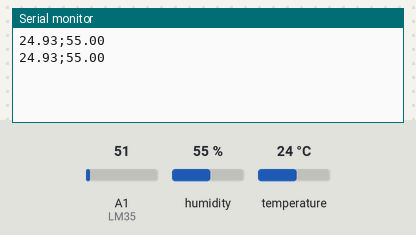
The sketch below on a simulated Arduino Uno, built with avr-gcc and run on an emulated ATmega328P. On the bench: the last lines printed to the serial monitor. Inputs (shaded band) come from the test bench; at power-on: humidity 55 %, A1 (LM35) = 51, temperature 24 °C.

Above: at 2.8 s.
2.9 s: humidity set to 22 %
At 5.0 s:
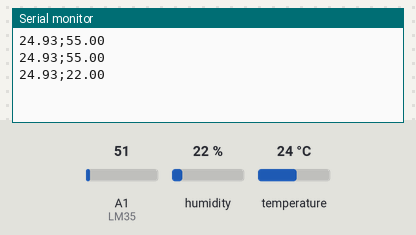
5.6 s: A1 (LM35) set to 61
At 7.4 s:
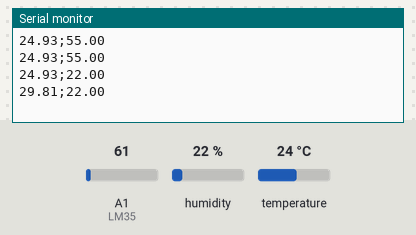
8.3 s: humidity set to 40 %
At 10.8 s:
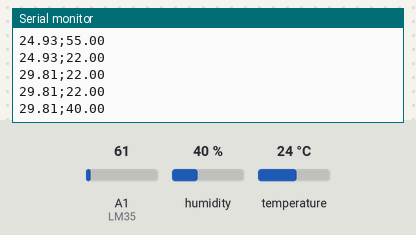
11.0 s: A1 (LM35) set to 71
At 13.4 s:
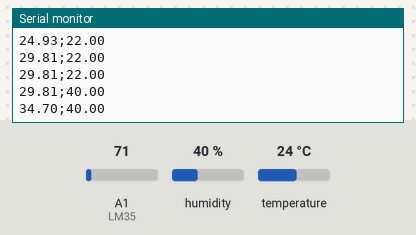
Timing chart, 0 to 14.7 s (numbered marks = the images above; inputs shaded):
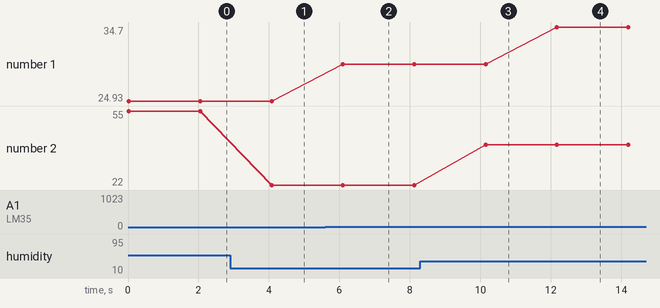

Measured:
- after the input at 2.9 s, the serial monitor: prints a new line after 1.2 s (image 1)
- after the input at 5.6 s, the serial monitor: prints a new line after 0.50 s (image 2)
- after the input at 8.3 s, the serial monitor: prints a new line after 1.8 s (image 3)
- after the input at 11.0 s, the serial monitor: prints a new line after 1.2 s (image 4)
- plotted number 1: 24.93 → 29.81 after the input at 5.6 s, 29.81 → 34.7 after the input at 11.0 s
- plotted number 2: 55 → 22 after the input at 2.9 s, 22 → 40 after the input at 8.3 s

The sketch:

CodigoarduinoDHTLM.ino
```cpp
//Sensor de temperatura usando o LM35
#include "DHT.h"
#define dht_type DHT11

int dht_pin = A0;
const int LM35 = A1; // Define o pino que lera a saída do LM35
float temperatura;
 // Variável que armazenará a temperatura medida
DHT dht_1 = DHT(dht_pin, dht_type);

//Função que será executada uma vez quando ligar ou resetar o Arduino
void setup() {
Serial.begin(9600); // inicializa a comunicação serial
dht_1.begin();
}

//Função que será executada continuamente
void loop() {
float umidade = dht_1.readHumidity();
temperatura = (float(analogRead(LM35))*5/(1023))/0.01;


  Serial.print(temperatura);
  Serial.print(';');
  Serial.println(umidade);


delay(2000);
}
```
